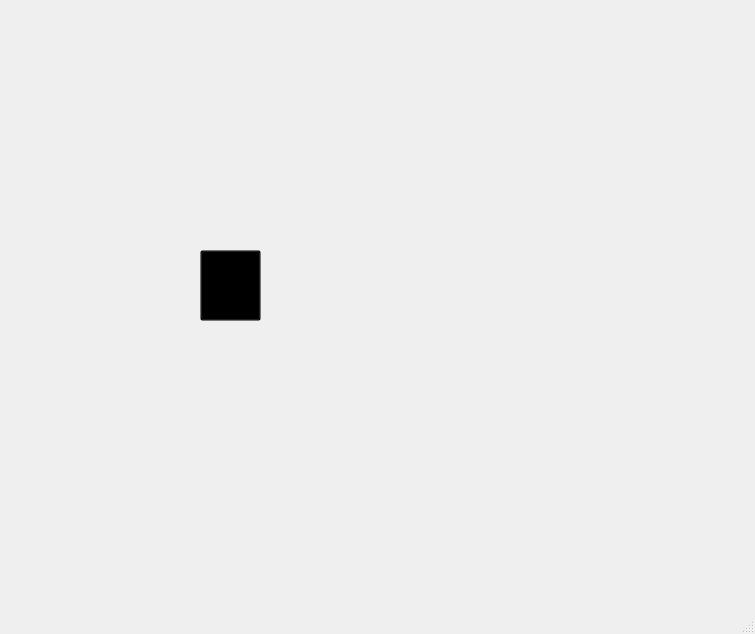
<?xml version="1.0" encoding="UTF-8"?>
<ui version="4.0">
 <class>MainWindow</class>
 <widget class="QMainWindow" name="MainWindow">
  <property name="geometry">
   <rect>
    <x>0</x>
    <y>0</y>
    <width>755</width>
    <height>634</height>
   </rect>
  </property>
  <property name="windowTitle">
   <string>MainWindow</string>
  </property>
  <widget class="QWidget" name="centralwidget">
   <widget class="QLabel" name="label">
    <property name="geometry">
     <rect>
      <x>0</x>
      <y>0</y>
      <width>751</width>
      <height>591</height>
     </rect>
    </property>
    <property name="text">
     <string/>
    </property>
    <property name="pixmap">
     <pixmap resource="../telasa.qrc">:/telas/11 alçapãp.png</pixmap>
    </property>
    <property name="scaledContents">
     <bool>true</bool>
    </property>
   </widget>
   <widget class="QPushButton" name="Postit">
    <property name="geometry">
     <rect>
      <x>200</x>
      <y>250</y>
      <width>61</width>
      <height>71</height>
     </rect>
    </property>
    <property name="styleSheet">
     <string notr="true">background-color: rgba(0,0,0,0);</string>
    </property>
    <property name="text">
     <string/>
    </property>
   </widget>
  </widget>
  <widget class="QMenuBar" name="menubar">
   <property name="geometry">
    <rect>
     <x>0</x>
     <y>0</y>
     <width>755</width>
     <height>21</height>
    </rect>
   </property>
  </widget>
  <widget class="QStatusBar" name="statusbar"/>
 </widget>
 <resources>
  <include location="../telasa.qrc"/>
 </resources>
 <connections/>
</ui>
